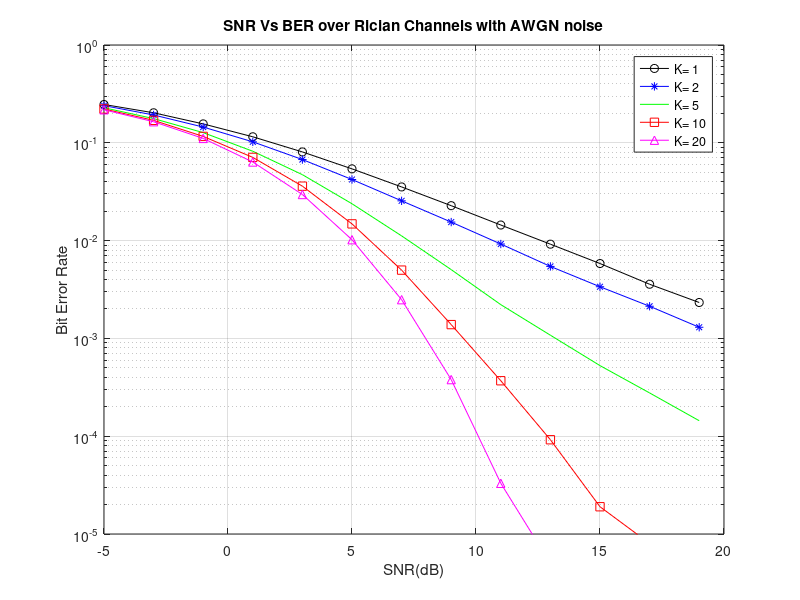

Write the MATLAB code that produced this figure.
close all
clear all;
clc;

%BPSK Generation

N=10^6;                      
data=rand(1,N)>0.5;         
sym=2*data-1;  
colorstflex='kbgrm';
snr_dB=-5:2:20; %for multiple snr
K=[1 2 5 10 20 ]; 
tot_Power=1; %LOS and scatter path power

sim_ricean=zeros(1,length(snr_dB));
plotStyle={'-o','-*','-r','-s','-^'};
for index=1:length(K)
    k=K(index);
    s=sqrt(k/(k+1)*tot_Power);      % non central parameter
    sigma=tot_Power/sqrt(2*(k+1));
    
    %sim_BER_r=zeros(1,length(snr_dB));

    for i=1:length(snr_dB)
        n=(10^(-snr_dB(i)/20));  
        noise=1/sqrt(2)*(randn(1,N)+1i*randn(1,N));           % AwGN noise with mean =0 and var =1
        h=((sigma*randn(1,N)+s) + 1i*(randn(1,N)*sigma +0)); %Rician fading
     
        y_ricean=h.*sym + noise*n;  % received signal through rician channel
     
     
     
     
       %coherent reciver 
       y_rcv=y_ricean./h; %equalisation of received signalby channel information at receiver.
       yHat=real(y_rcv)>0;
     
       %receiver for AWGN channel
       sim_ricean(i)=sum(xor(data,yHat));
   
    end
    sim_ricean=sim_ricean/N;
    snr=10.^(snr_dB/10); % for linear scale
    semilogy(snr_dB,sim_ricean,plotStyle{index},'color',colorstflex(index));
    hold on;
    legendInfo{index} =['K= ',num2str(K(index))];
   
    
     
end


grid on;
axis([-5 20 10^-5 1]);
legend(legendInfo);
title('SNR Vs BER over Rician Channels with AWGN noise');
xlabel('SNR(dB)');
ylabel('Bit Error Rate');

     
     
    
    
    